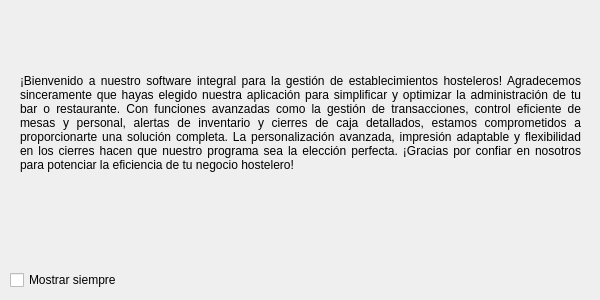
<?xml version="1.0" encoding="UTF-8"?>
<ui version="4.0">
 <class>FormInicio</class>
 <widget class="QWidget" name="FormInicio">
  <property name="geometry">
   <rect>
    <x>0</x>
    <y>0</y>
    <width>600</width>
    <height>300</height>
   </rect>
  </property>
  <property name="minimumSize">
   <size>
    <width>600</width>
    <height>300</height>
   </size>
  </property>
  <property name="maximumSize">
   <size>
    <width>600</width>
    <height>300</height>
   </size>
  </property>
  <property name="windowTitle">
   <string>Inicio</string>
  </property>
  <property name="windowIcon">
   <iconset resource="../resource.qrc">
    <normaloff>:/Wehaa/wehaaportal.png</normaloff>:/Wehaa/wehaaportal.png</iconset>
  </property>
  <property name="styleSheet">
   <string notr="true">#FormInicio {
background-image: url(:/App/splashscreen.png);
}</string>
  </property>
  <widget class="QLabel" name="pic_logo">
   <property name="geometry">
    <rect>
     <x>20</x>
     <y>20</y>
     <width>171</width>
     <height>31</height>
    </rect>
   </property>
   <property name="minimumSize">
    <size>
     <width>171</width>
     <height>31</height>
    </size>
   </property>
   <property name="maximumSize">
    <size>
     <width>171</width>
     <height>31</height>
    </size>
   </property>
   <property name="text">
    <string/>
   </property>
   <property name="pixmap">
    <pixmap resource="../resource.qrc">:/App/fastfood.png</pixmap>
   </property>
   <property name="scaledContents">
    <bool>true</bool>
   </property>
  </widget>
  <widget class="QCheckBox" name="chk_init">
   <property name="geometry">
    <rect>
     <x>10</x>
     <y>270</y>
     <width>141</width>
     <height>20</height>
    </rect>
   </property>
   <property name="autoFillBackground">
    <bool>false</bool>
   </property>
   <property name="text">
    <string>Mostrar siempre</string>
   </property>
   <property name="icon">
    <iconset resource="../resource.qrc">
     <normaloff>:/Icons/png/icons8-delivery-time-100.png</normaloff>:/Icons/png/icons8-delivery-time-100.png</iconset>
   </property>
  </widget>
  <widget class="QLabel" name="txt_welcome">
   <property name="geometry">
    <rect>
     <x>20</x>
     <y>60</y>
     <width>561</width>
     <height>141</height>
    </rect>
   </property>
   <property name="text">
    <string>
¡Bienvenido a nuestro software integral para la gestión de establecimientos hosteleros! Agradecemos sinceramente que hayas elegido nuestra aplicación para simplificar y optimizar la administración de tu bar o restaurante. Con funciones avanzadas como la gestión de transacciones, control eficiente de mesas y personal, alertas de inventario y cierres de caja detallados, estamos comprometidos a proporcionarte una solución completa. La personalización avanzada, impresión adaptable y flexibilidad en los cierres hacen que nuestro programa sea la elección perfecta. ¡Gracias por confiar en nosotros para potenciar la eficiencia de tu negocio hostelero!</string>
   </property>
   <property name="alignment">
    <set>Qt::AlignJustify|Qt::AlignTop</set>
   </property>
   <property name="wordWrap">
    <bool>true</bool>
   </property>
  </widget>
  <widget class="QLabel" name="pic_wp">
   <property name="geometry">
    <rect>
     <x>540</x>
     <y>260</y>
     <width>49</width>
     <height>31</height>
    </rect>
   </property>
   <property name="toolTip">
    <string>Wehaa Portal Soft.</string>
   </property>
   <property name="text">
    <string/>
   </property>
   <property name="pixmap">
    <pixmap resource="../resource.qrc">:/Wehaa/wehaaportal.png</pixmap>
   </property>
   <property name="scaledContents">
    <bool>true</bool>
   </property>
  </widget>
  <widget class="QLabel" name="pic_py">
   <property name="geometry">
    <rect>
     <x>500</x>
     <y>260</y>
     <width>31</width>
     <height>31</height>
    </rect>
   </property>
   <property name="toolTip">
    <string>Python</string>
   </property>
   <property name="text">
    <string/>
   </property>
   <property name="pixmap">
    <pixmap resource="../resource.qrc">:/Icons/png/icons8-python-100.png</pixmap>
   </property>
   <property name="scaledContents">
    <bool>true</bool>
   </property>
  </widget>
  <widget class="QLabel" name="pic_github">
   <property name="geometry">
    <rect>
     <x>470</x>
     <y>260</y>
     <width>31</width>
     <height>31</height>
    </rect>
   </property>
   <property name="toolTip">
    <string>Github</string>
   </property>
   <property name="text">
    <string/>
   </property>
   <property name="pixmap">
    <pixmap resource="../resource.qrc">:/Icons/png/icons8-github-100.png</pixmap>
   </property>
   <property name="scaledContents">
    <bool>true</bool>
   </property>
  </widget>
 </widget>
 <resources>
  <include location="../resource.qrc"/>
 </resources>
 <connections/>
</ui>
